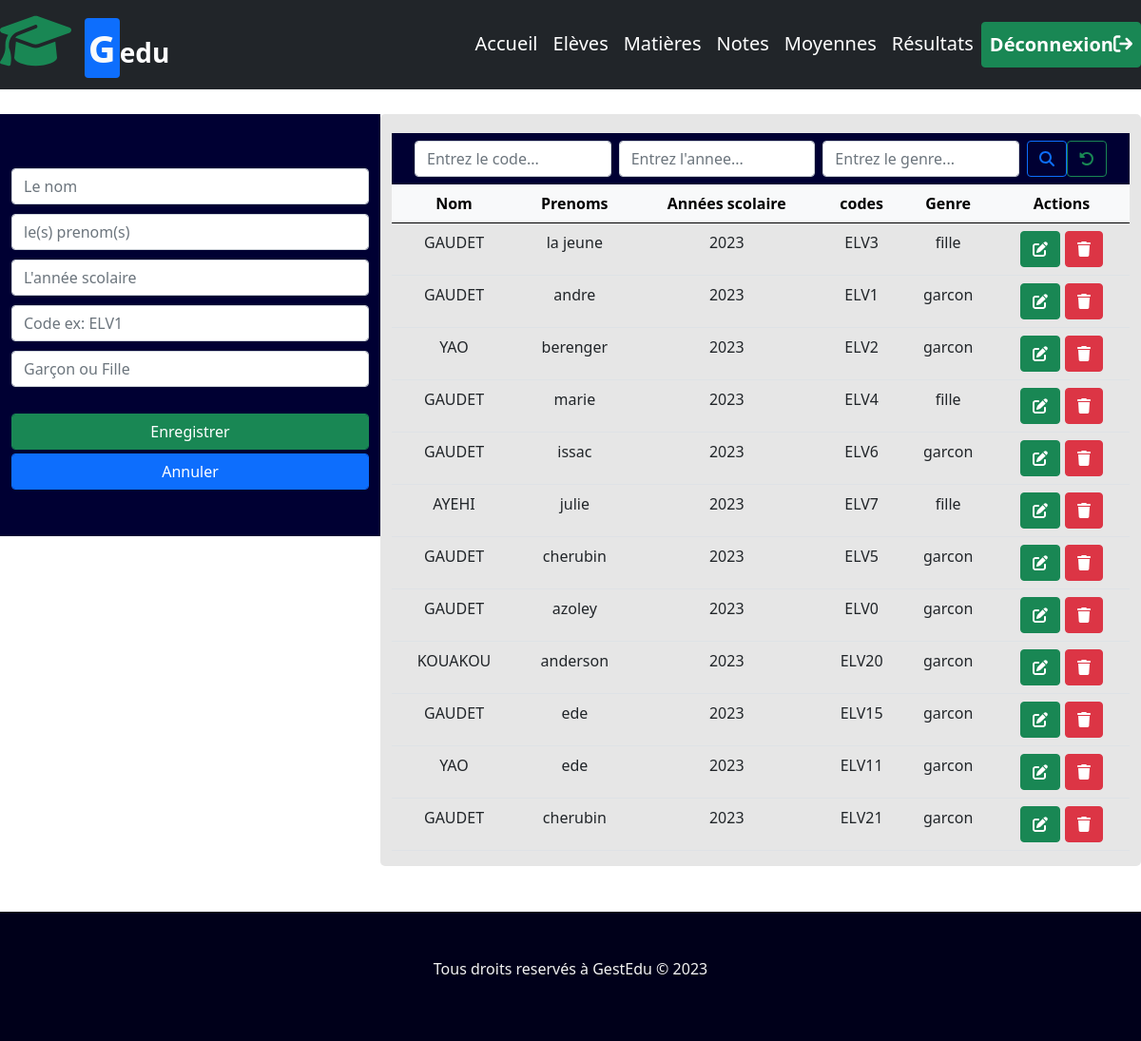
Page /inserer_eleve.php (signed in) on the committed database.
### tables this page shows
CREATE TABLE IF NOT EXISTS `eleves` (
  `id` int NOT NULL AUTO_INCREMENT,
  `nom` varchar(100) NOT NULL,
  `prenoms` varchar(100) NOT NULL,
  `annee` int NOT NULL,
  `code_eleve` varchar(100) NOT NULL,
  `genre` varchar(10) NOT NULL,
  PRIMARY KEY (`id`)
);

### inserer_eleve.php (the view, shortened to what this page needs)
<!DOCTYPE html>
<html>
	<head>
		<link rel="stylesheet" href="css/bootstrap.min.css">
		<link rel="stylesheet" href="css/bootstrap-icons.css">
	</head>
	<body>
		<?php
			include('connect_bdd.php');
		?>
		<div>
			<?php
				include("menu_prof.php");
			?>
		</div>
		<br><br><br>
		<section class="container-fluid mt-5">
			<div class="row">
				<div class="col-xl-4 col-lg-4 col-md-4 col-sm-12 py-5 h-50" style="background-color: #000033;">
					<form method="POST" action="">
						<table class="container">
							<tr class="row">
								<td class="col w-100"><input class="form-control mt-2" type="text" name="nom" placeholder="Le nom"></td>
							</tr>
							<tr class="row">
								<td class="col w-100"><input class="form-control mt-2" type="text" name="prenoms" placeholder="le(s) prenom(s)"></td>
							</tr>
							<tr class="row">
								<td class="col w-100"><input class="form-control mt-2" type="number" name="annee" placeholder="L'année scolaire"></td>
							</tr>
							<tr class="row">
								<td class="col w-100"><input class="form-control mt-2" type="text" name="code_eleve" placeholder="Code ex: ELV1"></td>
							</tr>
							<tr class="row">
								<td class="col w-100"><input class="form-control mt-2" type="text" name="genre" placeholder="Garçon ou Fille"></td>
							</tr>
							<tr class="row">
								<td class="col w-100 text-center" style="color: #ffcc00;">
								</td>
							</tr>
							<tr class="row">
								<td class="col w-100"><input class="btn btn-success form-control mt-4" type="submit" name="submit" value="Enregistrer"><input class="btn btn-primary form-control mt-1" type="reset" name="reset" value="Annuler"></td>
							</tr>
						</table>
					</form>
				</div>
				<div class="col-xl-8 col-lg-8 col-md-8 col-sm-12" style="background-color: #e6e6e6; border-radius: 5px; padding-top: 20px;">
				<nav class="navbar navbar-light" style="background: #000033;">
					<div class="container-fluid">
		    			<form method="GET" action="#" class="d-flex" role="search">
		      				<input class="form-control me-2" type="search" name="recherche" placeholder="Entrez le code..."/>
		      				<input class="form-control me-2" type="search" name="annee" placeholder="Entrez l'annee..."/>
		      				<input class="form-control me-2" type="search" name="genre" placeholder="Entrez le genre..."/>
							<button class="btn btn-outline-primary" type="submit" name="submit"><i class="fa-solid fa-magnifying-glass"></i></button>
							<button class="btn btn-outline-success" type="reset" name="reset"><i class="fa-solid fa-rotate-left"></i></button>
		    			</form>
	  				</div>
  				</nav>
					<table class="table text-center">
						<thead class="table-light">
							<tr>
								<th>Nom</th>
								<th>Prenoms</th>
								<th>Années scolaire</th>
								<th>codes</th>
								<th>Genre</th>
								<th>Actions</th>
							</tr>
						<thead>
						<tbody>
							<?php
								if(isset($_GET['submit']) AND !empty($_GET['recherche'])){
									if(isset($_GET['recherche'])){
										$code_eleve = $_GET['recherche'];
										$req_select = "SELECT * FROM eleves WHERE code_eleve LIKE '$code_eleve'";
										$req = $bdd -> prepare($req_select);
										$req -> execute();
										$req -> fetchAll();
										if($req -> rowCount() == 1){
											if(isset($_GET['recherche'])){
												$code_eleve = $_GET['recherche'];
												$req_select = "SELECT * FROM eleves WHERE code_eleve LIKE '$code_eleve'";
												$req = $bdd -> prepare($req_select);
												$req -> execute();
												$result = $req -> fetchAll();
												$nbr_result = $req -> rowCount();
												foreach($result as $result_final){
													echo "<tr>
														<td>".strtoupper($result_final['nom'])."</td>
														<td>".$result_final['prenoms']."</td>
														<td>".$result_final['annee']."</td>
														<td>".$result_final['code_eleve']."</td>
														<td>".$result_final['genre']."</td>
														<td>
															<button class='btn btn-success'><a style='text-decoration :none; color: white;' href='modifier_eleve.php?id=$result_final[0]'><span class='icon'><i class='fa-solid fa-pen-to-square'></i></span></a></button>
															<button class='btn btn-danger'><a style='text-decoration :none; color: white;'  href='?action=supprimer&amp;id=$result_final[0]'><span class='icon'><i class='fa-solid fa-trash'></i></span></a></button>
														</td>
													</tr>";
												}
												echo "<h2>".$nbr_result." résultat(s) trouvé(s)!</h2>";
											}
										}else{
											echo "<h3 style='text-align: center;'>Aucun élève n'a été enregistré avec le: ".$code_eleve." !</h3>";
										}
									}
								}else if(empty($_GET['recherche'])){
									$req_select = "SELECT * FROM eleves";
									$req = $bdd -> prepare($req_select);
									$req -> execute();
									$result = $req -> fetchAll();
									foreach($result as $result_final){
										echo "<tr>
												<td>".strtoupper($result_final['nom'])."</td>
												<td>".$result_final['prenoms']."</td>
												<td>".$result_final['annee']."</td>
												<td>".$result_final['code_eleve']."</td>
												<td>".$result_final['genre']."</td>
												<td>
													<button class='btn btn-success'><a style='text-decoration :none; color: white;' href='modifier_eleve.php?id=$result_final[0]' title='modifier'><span class='icon'><i class='fa-solid fa-pen-to-square'></i></span></a></button>
													<button class='btn btn-danger'><a style='text-decoration :none; color: white;'  href='?action=supprimer&amp;id=$result_final[0]' title='supprimer'><span class='icon'><i class='fa-solid fa-trash'></i></span></a></button>
												</td>
											</tr>";
									}
								}
							?>
						</tbody>
					</table>
				</div>
			</div>
		</section>
		<footer>
			<?php
				include("footer_prof.php");
			?>
		</footer>
	</body>
</html>

### menu_prof.php (shortened to what this page needs)
<nav class="navbar navbar-expand-sm navbar-light bg-dark fixed-top">
	<a class="navbar-brand fw-blod" href="index.php"><span class="icon"><i class="fa-solid fa-graduation-cap fa-3x text-success"></i></span><span class="text-uppercase fw-bold fs-1 p-1 bg-primary rounded offset-1 text-light">g</span><span class=" fw-bold fs-3 text-white">edu</span></a>
	<div class="collapse navbar-collapse justify-content-end" id="navbarNav">
		<ul class="navbar-nav text-white">
			<li class="nav-item active"><a class="nav-link fs-5 text-white" href="index.php" target = "_bank">Accueil</a></li>
			<li class="nav-item "><a class="nav-link fs-5 text-white" href="inserer_eleve.php" target = "_bank">Elèves</a></li>
			<li class="nav-item "><a class="nav-link fs-5 text-white" href="inserer_matiere.php" target = "_bank">Matières</a></li>
			<li class="nav-item "><a class="nav-link fs-5 text-white" href="inserer_note.php" target = "_bank">Notes</a></li>
			<li class="nav-item "><a class="nav-link fs-5 text-white" href="moyenne_eleve.php" target = "_bank">Moyennes</a></li>
			<li class="nav-item "><a class="nav-link fs-5 text-white">Résultats</a></li>
			<li class="nav-item "><a class="nav-link btn btn-success text-white fw-bold fs-5" href="deconnect_prof.php">Déconnexion<span class="icon"><i class="fa-solid fa-arrow-right-from-bracket fa-1x"></i></span></a></li>
		</ul>
	</div>
</nav>

### footer_prof.php
<div class="container-fluid mt-5" style="background-color: #00001a;">
	<div class="py-5 text-center">
		<p style="color: #f2f2f2;">Tous droits reservés à GestEdu © 2023</p>
	</div>
</div>

### rows in the picture
eleves: nom "GAUDET", prenoms "la jeune", annee "2023", code_eleve "ELV3", genre "fille"
eleves: nom "GAUDET", prenoms "andre", annee "2023", code_eleve "ELV1", genre "garcon"
eleves: nom "YAO", prenoms "berenger", annee "2023", code_eleve "ELV2", genre "garcon"
eleves: nom "GAUDET", prenoms "marie", annee "2023", code_eleve "ELV4", genre "fille"
eleves: nom "GAUDET", prenoms "issac", annee "2023", code_eleve "ELV6", genre "garcon"
eleves: nom "AYEHI", prenoms "julie", annee "2023", code_eleve "ELV7", genre "fille"
eleves: nom "GAUDET", prenoms "cherubin", annee "2023", code_eleve "ELV5", genre "garcon"
eleves: nom "GAUDET", prenoms "azoley", annee "2023", code_eleve "ELV0", genre "garcon"
eleves: nom "KOUAKOU", prenoms "anderson", annee "2023", code_eleve "ELV20", genre "garcon"
eleves: nom "GAUDET", prenoms "ede", annee "2023", code_eleve "ELV15", genre "garcon"
eleves: nom "YAO", prenoms "ede", annee "2023", code_eleve "ELV11", genre "garcon"
eleves: nom "GAUDET", prenoms "cherubin", annee "2023", code_eleve "ELV21", genre "garcon"
